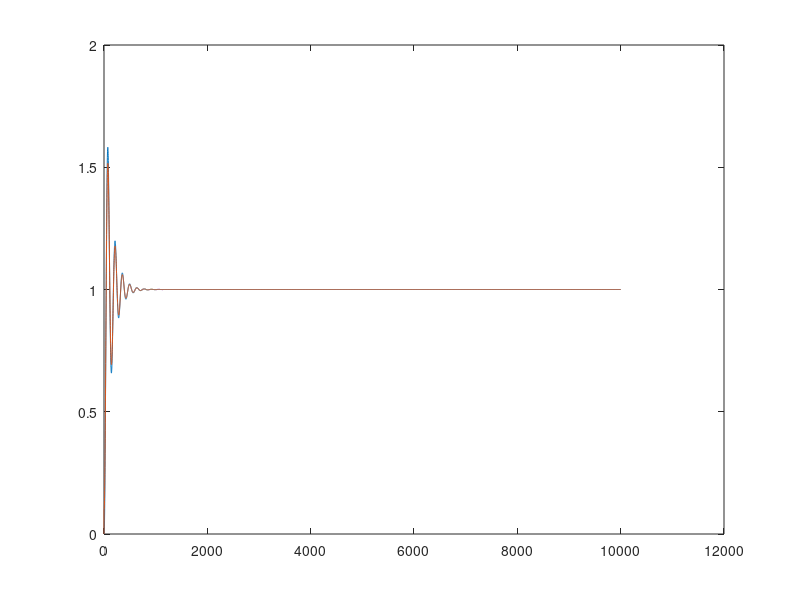

The MATLAB script that drew this image:
% Maxwell model

time_step = 0.01;
end_time = 100;
t = linspace(0,end_time,end_time/time_step + 1);
% x1 = zeros(size(t));
x2 = zeros(size(t));
% v1 = zeros(size(t));
% v2 = zeros(size(t));
x2_dot = zeros(size(t));
F = zeros(size(t));
x = zeros(size(t));
x_dot = zeros(size(t));


p=2; B=1; k=5; d=10;
% k1 = 20; k3 = 10;
% d1 = 10; d3 = 7;

k1 = 20; k3 = 10;
d1 = 10; d3 = 20;



% sinusoidal forcing
f_t = B*sin(p*t);
% step forcing
f_t = ones(size(t));

% Euler Integration

for i=1:length(t)-1
%     v2(i+1) = v2(i) + time_step*(f_t(i)-(k3*(x2(i)-x1(i)).^3 + k1*(x2(i)-x1(i)) ));
%     x2(i+1) = x2(i) + v2(i)*time_step;
%     v1(i+1) = v1(i) + time_step*(k3*(x2(i)-x1(i)).^3 + k1*(x2(i)-x1(i)) - d*v1(i));
%     x1(i+1) = x1(i) + v1(i)*time_step;

%     F(i+1) = F(i) + time_step*(k*x_dot(i)-k*F(i)/d);
%     x_dot(i+1) = x_dot(i) + time_step*(f_t(i)-F(i));
%     x(i+1) = x(i) + time_step*x_dot(i);
    
%     x2_dot(i)=x_dot(i)-k*x2(i)/d;
%     F(i)=k*x2(i);
%     x_dot(i+1) = x_dot(i) + time_step*(f_t(i)-F(i));
%     x(i+1) = x(i) + time_step*x_dot(i);
%     x2(i+1) = x2(i) + time_step*x2_dot(i);
    
    x_dot(i+1) = x_dot(i) + time_step*(f_t(i)-F(i));
    x(i+1) = x(i) + time_step*x_dot(i);
    fun = @(X2_dot)(d3*(x_dot(i) - X2_dot)^3 + d1*(x_dot(i) - X2_dot) - k3*x2(i)^3 - k1*x2(i));
%     fun = @(X2_dot)(d3*(x_dot(i+1) - X2_dot)^3 + d1*(x_dot(i+1) - X2_dot) - k3*x2(i+1)^3 - k1*x2(i+1));

    x2_dot(i+1) = fzero(fun, x2_dot(i));
    
    x2(i+1) = x2(i) + time_step*x2_dot(i);
    F(i+1)=k3*x2(i+1)^3+k1*x2(i+1);
end

% Plot Force v Extension

% extension = x2;
% force = k3*(x2-x1).^3 + k1*(x2-x1);
%force = d*v1;

Fs = k3*x2.^3+k1*x2;
Fd = d3*(x_dot - x2_dot).^3 + d1*(x_dot - x2_dot);
F = 0.5*(Fs+Fd);
figure; plot(Fs); hold on; plot(Fd); hold off;

% figure; plot(extension,force); %hold on; plot(t,force); legend('F-L','F(t)');
% figure; plot(x(20/time_step:end),F(20/time_step:end));
% figure; plot(x,F);
